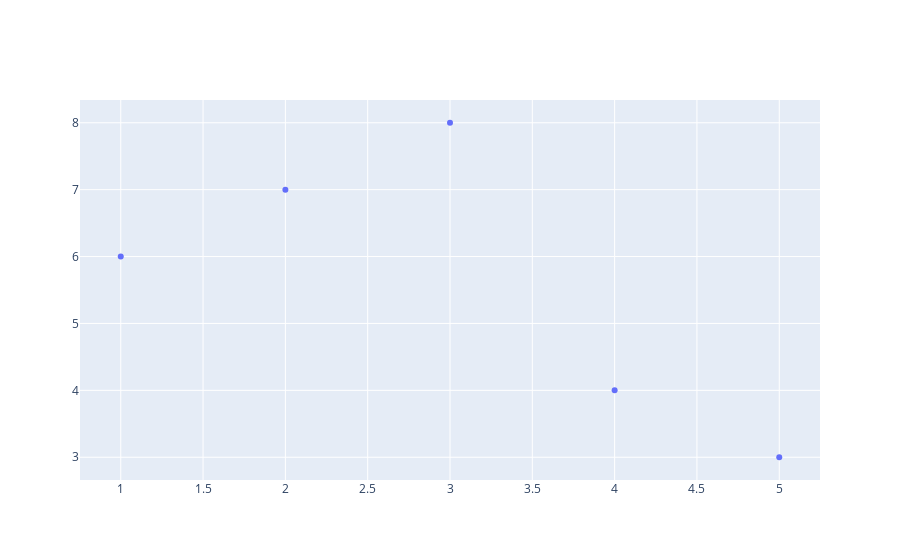

This figure's notebook cell:
### Code cell
# using graph objects 
# add_trace >> adding value
fig = go.Figure()
fig.add_trace(go.Scatter(x = [1,2 ,3 ,4, 5], y = [6, 7, 8, 4,3], mode = 'markers'))

### Figure 1 — Plotly figure (JSON) as saved in the notebook; plotly's stock layout.template omitted (floating-point values rounded to 4 significant figures)
{"data": [{"mode": "markers", "type": "scatter", "x": [1, 2, 3, 4, 5], "y": [6, 7, 8, 4, 3]}], "layout": {"autosize": true, "xaxis": {"autorange": true, "range": [0.7273, 5.273], "type": "linear"}, "yaxis": {"autorange": true, "range": [2.587, 8.413], "type": "linear"}}}
